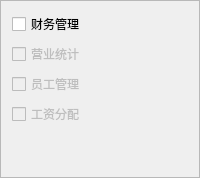
        <widget class="QFrame" name="frame_4">
         <property name="frameShape">
          <enum>QFrame::StyledPanel</enum>
         </property>
         <property name="frameShadow">
          <enum>QFrame::Raised</enum>
         </property>
         <layout class="QVBoxLayout" name="verticalLayout_4">
          <item>
           <widget class="QCheckBox" name="checkBoxFinanceManage">
            <property name="sizePolicy">
             <sizepolicy hsizetype="Fixed" vsizetype="Fixed">
              <horstretch>0</horstretch>
              <verstretch>0</verstretch>
             </sizepolicy>
            </property>
            <property name="minimumSize">
             <size>
              <width>60</width>
              <height>20</height>
             </size>
            </property>
            <property name="text">
             <string>财务管理</string>
            </property>
           </widget>
          </item>
          <item>
           <widget class="QCheckBox" name="checkBoxFinanceManage1">
            <property name="enabled">
             <bool>false</bool>
            </property>
            <property name="sizePolicy">
             <sizepolicy hsizetype="Fixed" vsizetype="Fixed">
              <horstretch>0</horstretch>
              <verstretch>0</verstretch>
             </sizepolicy>
            </property>
            <property name="minimumSize">
             <size>
              <width>60</width>
              <height>20</height>
             </size>
            </property>
            <property name="text">
             <string>营业统计</string>
            </property>
           </widget>
          </item>
          <item>
           <widget class="QCheckBox" name="checkBoxFinanceManage3">
            <property name="enabled">
             <bool>false</bool>
            </property>
            <property name="sizePolicy">
             <sizepolicy hsizetype="Fixed" vsizetype="Fixed">
              <horstretch>0</horstretch>
              <verstretch>0</verstretch>
             </sizepolicy>
            </property>
            <property name="minimumSize">
             <size>
              <width>60</width>
              <height>20</height>
             </size>
            </property>
            <property name="text">
             <string>员工管理</string>
            </property>
           </widget>
          </item>
          <item>
           <widget class="QCheckBox" name="checkBoxFinanceManage2">
            <property name="enabled">
             <bool>false</bool>
            </property>
            <property name="sizePolicy">
             <sizepolicy hsizetype="Fixed" vsizetype="Fixed">
              <horstretch>0</horstretch>
              <verstretch>0</verstretch>
             </sizepolicy>
            </property>
            <property name="minimumSize">
             <size>
              <width>60</width>
              <height>20</height>
             </size>
            </property>
            <property name="text">
             <string>工资分配</string>
            </property>
           </widget>
          </item>
          <item>
           <spacer name="verticalSpacer_6">
            <property name="orientation">
             <enum>Qt::Vertical</enum>
            </property>
            <property name="sizeHint" stdset="0">
             <size>
              <width>20</width>
              <height>40</height>
             </size>
            </property>
           </spacer>
          </item>
         </layout>
        </widget>
